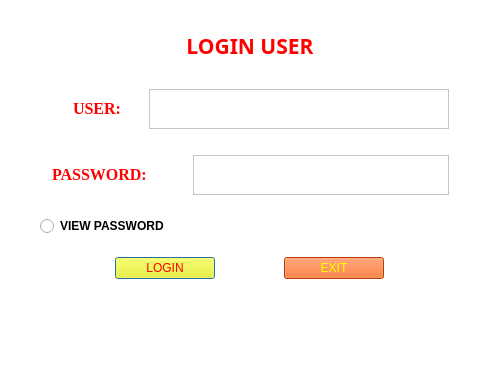
<?xml version="1.0" encoding="UTF-8"?>
<ui version="4.0">
 <class>LOGIN</class>
 <widget class="QDialog" name="LOGIN">
  <property name="geometry">
   <rect>
    <x>0</x>
    <y>0</y>
    <width>502</width>
    <height>381</height>
   </rect>
  </property>
  <property name="sizePolicy">
   <sizepolicy hsizetype="Fixed" vsizetype="Minimum">
    <horstretch>0</horstretch>
    <verstretch>0</verstretch>
   </sizepolicy>
  </property>
  <property name="minimumSize">
   <size>
    <width>451</width>
    <height>381</height>
   </size>
  </property>
  <property name="cursor">
   <cursorShape>ArrowCursor</cursorShape>
  </property>
  <property name="windowTitle">
   <string>LOGIN</string>
  </property>
  <property name="styleSheet">
   <string notr="true">background-color: rgb(255,255,255);
</string>
  </property>
  <widget class="QWidget" name="verticalLayoutWidget_2">
   <property name="geometry">
    <rect>
     <x>10</x>
     <y>10</y>
     <width>481</width>
     <height>299</height>
    </rect>
   </property>
   <layout class="QVBoxLayout" name="userlayout">
    <property name="leftMargin">
     <number>30</number>
    </property>
    <property name="topMargin">
     <number>10</number>
    </property>
    <property name="rightMargin">
     <number>30</number>
    </property>
    <property name="bottomMargin">
     <number>10</number>
    </property>
    <item alignment="Qt::AlignHCenter|Qt::AlignVCenter">
     <widget class="QLabel" name="label1_2">
      <property name="font">
       <font>
        <family>Bauhaus 93</family>
        <pointsize>16</pointsize>
        <weight>75</weight>
        <bold>true</bold>
       </font>
      </property>
      <property name="styleSheet">
       <string notr="true">color: rgb(255, 0, 0);</string>
      </property>
      <property name="text">
       <string>LOGIN USER</string>
      </property>
      <property name="textFormat">
       <enum>Qt::AutoText</enum>
      </property>
      <property name="alignment">
       <set>Qt::AlignCenter</set>
      </property>
      <property name="wordWrap">
       <bool>true</bool>
      </property>
      <property name="margin">
       <number>0</number>
      </property>
     </widget>
    </item>
    <item>
     <layout class="QHBoxLayout" name="layoutuser">
      <property name="leftMargin">
       <number>12</number>
      </property>
      <property name="topMargin">
       <number>10</number>
      </property>
      <property name="rightMargin">
       <number>12</number>
      </property>
      <property name="bottomMargin">
       <number>10</number>
      </property>
      <item alignment="Qt::AlignHCenter|Qt::AlignVCenter">
       <widget class="QLabel" name="label_2">
        <property name="font">
         <font>
          <family>Times New Roman</family>
          <pointsize>12</pointsize>
          <weight>75</weight>
          <bold>true</bold>
         </font>
        </property>
        <property name="styleSheet">
         <string notr="true">color: rgb(255, 0, 0);</string>
        </property>
        <property name="text">
         <string>USER:</string>
        </property>
        <property name="margin">
         <number>3</number>
        </property>
       </widget>
      </item>
      <item>
       <widget class="QTextEdit" name="etxtuser">
        <property name="maximumSize">
         <size>
          <width>300</width>
          <height>40</height>
         </size>
        </property>
        <property name="font">
         <font>
          <family>Times New Roman</family>
          <pointsize>10</pointsize>
          <weight>50</weight>
          <italic>false</italic>
          <bold>false</bold>
         </font>
        </property>
        <property name="styleSheet">
         <string notr="true">font: 10pt &quot;Times New Roman&quot;;
background-color: rgb(255, 255, 255);</string>
        </property>
        <property name="lineWrapMode">
         <enum>QTextEdit::WidgetWidth</enum>
        </property>
        <property name="html">
         <string>&lt;!DOCTYPE HTML PUBLIC &quot;-//W3C//DTD HTML 4.0//EN&quot; &quot;http://www.w3.org/TR/REC-html40/strict.dtd&quot;&gt;
&lt;html&gt;&lt;head&gt;&lt;meta name=&quot;qrichtext&quot; content=&quot;1&quot; /&gt;&lt;style type=&quot;text/css&quot;&gt;
p, li { white-space: pre-wrap; }
&lt;/style&gt;&lt;/head&gt;&lt;body style=&quot; font-family:'Times New Roman'; font-size:10pt; font-weight:400; font-style:normal;&quot; bgcolor=&quot;#ffffff&quot;&gt;
&lt;p style=&quot; margin-top:0px; margin-bottom:0px; margin-left:0px; margin-right:0px; -qt-block-indent:0; text-indent:0px;&quot;&gt;&lt;img src=&quot;C:\BTL Python\CODE\IMG\username.png&quot; /&gt;&lt;/p&gt;&lt;/body&gt;&lt;/html&gt;</string>
        </property>
       </widget>
      </item>
     </layout>
    </item>
    <item>
     <layout class="QHBoxLayout" name="layoutpass">
      <property name="spacing">
       <number>0</number>
      </property>
      <property name="leftMargin">
       <number>12</number>
      </property>
      <property name="topMargin">
       <number>10</number>
      </property>
      <property name="rightMargin">
       <number>12</number>
      </property>
      <property name="bottomMargin">
       <number>10</number>
      </property>
      <item alignment="Qt::AlignLeft|Qt::AlignVCenter">
       <widget class="QLabel" name="label_3">
        <property name="sizePolicy">
         <sizepolicy hsizetype="Minimum" vsizetype="Fixed">
          <horstretch>0</horstretch>
          <verstretch>0</verstretch>
         </sizepolicy>
        </property>
        <property name="maximumSize">
         <size>
          <width>100</width>
          <height>40</height>
         </size>
        </property>
        <property name="font">
         <font>
          <family>Times New Roman</family>
          <pointsize>12</pointsize>
          <weight>75</weight>
          <bold>true</bold>
         </font>
        </property>
        <property name="styleSheet">
         <string notr="true">color: rgb(255, 0, 0);</string>
        </property>
        <property name="text">
         <string>PASSWORD:</string>
        </property>
        <property name="margin">
         <number>3</number>
        </property>
       </widget>
      </item>
      <item alignment="Qt::AlignLeft|Qt::AlignVCenter">
       <widget class="QTextEdit" name="etxtpass">
        <property name="maximumSize">
         <size>
          <width>300</width>
          <height>40</height>
         </size>
        </property>
        <property name="font">
         <font>
          <family>Times New Roman</family>
          <pointsize>10</pointsize>
          <weight>50</weight>
          <italic>false</italic>
          <bold>false</bold>
         </font>
        </property>
        <property name="styleSheet">
         <string notr="true">background-color: rgb(255, 255, 255);
font: 10pt &quot;Times New Roman&quot;;</string>
        </property>
        <property name="html">
         <string>&lt;!DOCTYPE HTML PUBLIC &quot;-//W3C//DTD HTML 4.0//EN&quot; &quot;http://www.w3.org/TR/REC-html40/strict.dtd&quot;&gt;
&lt;html&gt;&lt;head&gt;&lt;meta name=&quot;qrichtext&quot; content=&quot;1&quot; /&gt;&lt;style type=&quot;text/css&quot;&gt;
p, li { white-space: pre-wrap; }
&lt;/style&gt;&lt;/head&gt;&lt;body style=&quot; font-family:'Times New Roman'; font-size:10pt; font-weight:400; font-style:normal;&quot;&gt;
&lt;p style=&quot; margin-top:0px; margin-bottom:0px; margin-left:0px; margin-right:0px; -qt-block-indent:0; text-indent:0px;&quot;&gt;&lt;img src=&quot;C:\BTL Python\CODE\IMG\password.png&quot; /&gt;&lt;/p&gt;&lt;/body&gt;&lt;/html&gt;</string>
        </property>
       </widget>
      </item>
     </layout>
    </item>
    <item>
     <widget class="QRadioButton" name="radioButton">
      <property name="maximumSize">
       <size>
        <width>160</width>
        <height>30</height>
       </size>
      </property>
      <property name="font">
       <font>
        <pointsize>9</pointsize>
        <weight>75</weight>
        <bold>true</bold>
       </font>
      </property>
      <property name="text">
       <string>VIEW PASSWORD</string>
      </property>
      <property name="icon">
       <iconset>
        <normaloff>../IMG/viewpass.png</normaloff>../IMG/viewpass.png</iconset>
      </property>
      <property name="iconSize">
       <size>
        <width>24</width>
        <height>24</height>
       </size>
      </property>
     </widget>
    </item>
    <item>
     <layout class="QHBoxLayout" name="groupbutton">
      <property name="leftMargin">
       <number>12</number>
      </property>
      <property name="topMargin">
       <number>10</number>
      </property>
      <property name="rightMargin">
       <number>12</number>
      </property>
      <property name="bottomMargin">
       <number>20</number>
      </property>
      <item>
       <widget class="QPushButton" name="btnlogin">
        <property name="sizePolicy">
         <sizepolicy hsizetype="Fixed" vsizetype="Fixed">
          <horstretch>0</horstretch>
          <verstretch>0</verstretch>
         </sizepolicy>
        </property>
        <property name="maximumSize">
         <size>
          <width>100</width>
          <height>30</height>
         </size>
        </property>
        <property name="styleSheet">
         <string notr="true">background-color: rgb(255, 255, 0);
color: rgb(255, 0, 0);
font: 81 11pt &quot;Rockwell Extra Bold&quot;;</string>
        </property>
        <property name="text">
         <string>LOGIN</string>
        </property>
        <property name="icon">
         <iconset>
          <normaloff>IMG/loginus.png</normaloff>IMG/loginus.png</iconset>
        </property>
       </widget>
      </item>
      <item>
       <widget class="QPushButton" name="btnex">
        <property name="sizePolicy">
         <sizepolicy hsizetype="Fixed" vsizetype="Fixed">
          <horstretch>0</horstretch>
          <verstretch>0</verstretch>
         </sizepolicy>
        </property>
        <property name="maximumSize">
         <size>
          <width>100</width>
          <height>30</height>
         </size>
        </property>
        <property name="styleSheet">
         <string notr="true">background-color: rgb(255, 85, 0);
color: rgb(255, 255, 0);
font: 81 11pt &quot;Rockwell Extra Bold&quot;;</string>
        </property>
        <property name="text">
         <string>EXIT</string>
        </property>
        <property name="icon">
         <iconset>
          <normaloff>IMG/ex.png</normaloff>IMG/ex.png</iconset>
        </property>
       </widget>
      </item>
     </layout>
    </item>
   </layout>
  </widget>
 </widget>
 <resources/>
 <connections/>
</ui>
